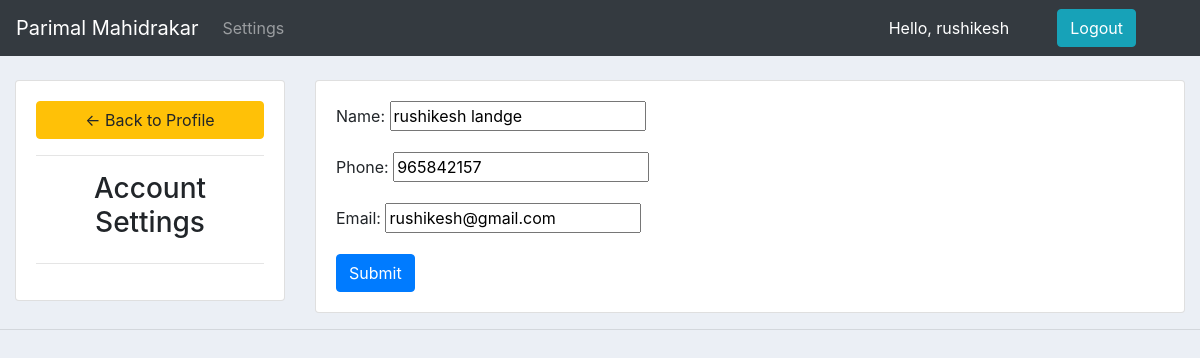
/account/ (signed in), run on the app's committed database.
### CartApp/models.py (models this page shows, shortened)
class Customer(models.Model):
	user = models.OneToOneField(User,null=True,on_delete=models.CASCADE)
	name = models.CharField(max_length=200, null=True,blank=True)
	phone = models.CharField(max_length=200, null=True,blank=True)
	email = models.CharField(max_length=200, null=True,blank=True)
	date_created = models.DateTimeField(auto_now_add=True, null=True)

### CartApp/decorators.py (the view)
		def wrapper_funk(request,*args,**kwargs):
			group = None
			if request.user.groups.exists():
				group = request.user.groups.all()[0].name
			if group in allowed_roles:
				return view_funk(request,*args,**kwargs)
			else:
				return HttpResponse("You are not authorized.")

### CartApp/forms.py (shortened to what this page needs)
class CustomerForm(forms.ModelForm):
	class Meta:
		model = Customer
		fields = "__all__"
		exclude = ['user']

### CartApp/views.py (called while the page is built)
@login_required(login_url="login")
@allowed_users(allowed_roles=["customer"])
def account_settings(request):
    customer = request.user.customer
    form = CustomerForm(instance=customer)
    if request.method == "POST":
        form = CustomerForm(request.POST, instance=customer)
        print(form.cleaned_data )
        if form.is_valid():
            form.save()
    context = {"form": form}
    return render(request, "CartApp/account_settings.html", context)

### templates/CartApp/account_settings.html (shortened to what this page needs)
{%  extends '../base.html' %}
{% load static %}
{% block content %}
<br>
<div class="row">
	<div class="col-md-3">
		<div class="card card-body">
			<a class="btn btn-warning" href="{% url 'home' %}"> &#8592; Back to Profile</a>
			<hr>
			<h3 style="text-align: center">Account Settings</h3>
			<hr>
		</div>
	</div>
	<div class="col-md-9">
		<div class="card card-body">
			<form method="POST" action="" enctype="multipart/form-data">
				{{form.as_p}}
			<input class="btn btn-primary" type="submit" name="Update Information">
			</form>
		</div>
	</div>
</div>
{% endblock %}

### templates/nav.html (shortened to what this page needs)
<nav class="navbar navbar-expand-lg navbar-dark bg-dark">
    <a class="navbar-brand" href="#">Parimal Mahidrakar</a>
    <div class="collapse navbar-collapse" id="navbarNav">
        <ul class="navbar-nav">
            {% if request.user.is_staff %}
            <li class="nav-item active">
                <a class="nav-link" href="{% url 'home' %}">Dashboard</a>
            </li>
            <li class="nav-item">
                <a class="nav-link" href="{% url 'products' %}">Products</a>
            </li>
            {% else %}
             <li class="nav-item">
                <a class="nav-link" href="{% url 'account' %}">Settings</a>
            </li>
            {% endif %}
        </ul>
    </div>
    <span class="text-white mr-5">Hello, {{request.user.username}} </span>
    {% if request.user.is_authenticated %}
     <span><a href="{% url 'logout' %}" class="btn btn-info mr-5">Logout</a></span>
    {% else %}
    <span><a href="{% url 'login' %}" class="btn btn-info mr-5">Login</a></span>
    {% endif %}
</nav>

### templates/base.html (style rules this page uses)
body { background-color: #ebeff5; }

### data on the page
Customer: name "rushikesh landge", phone "965842157", email "rushikesh@gmail.com"

### other printed values
{{ request.user.username }} "rushikesh"
